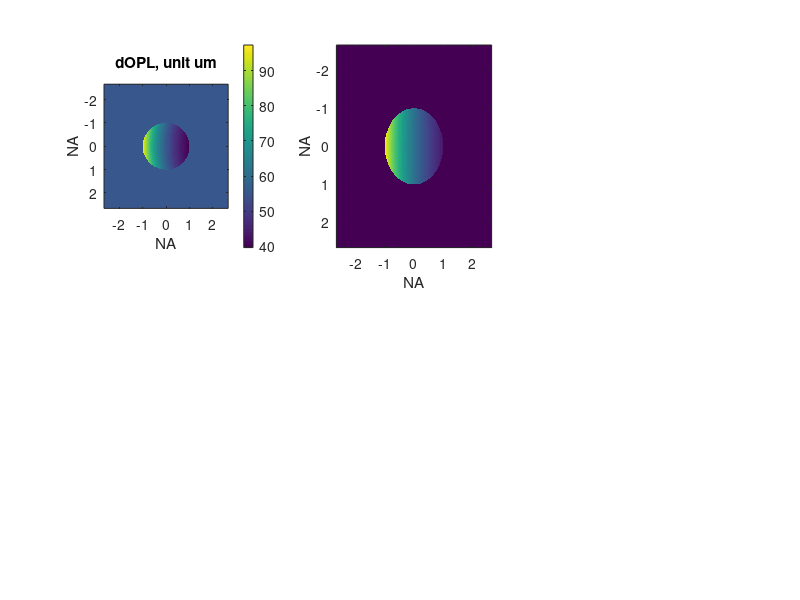

Reproduce this figure in MATLAB. (Note: this script raises an error after producing the figure.)
%% 
clear all
close all

n1 = 1.33;
n2 = 1.52;
N = 513;
NA = 1.0;
wavelength_exc = 0.515; % um
d = 170; % cover glass thickness, um
gamma = 60;
scale = 4;

cartesin_array = -(N-1)/2 : (N-1)/2 ;
[ax,ay] = meshgrid(cartesin_array,cartesin_array);

kx = ax;
ky = ay;

mask = sqrt(kx.^2+ky.^2) <= (NA/n1* ((N+1)/scale)); % set NA
kx = kx .* mask;
ky = ky .* mask;

deltaNA_pixel = scale*n1/N;
NAx = cartesin_array.*deltaNA_pixel;
NAy = NAx';

kx = kx./ ((N+1)/2);
ky = ky./ ((N+1)/2);
kz = sqrt(1-kx.^2-ky.^2);
kz = kz.*mask;

k_bound = max(max(ax))./ ((N+1)/2);
deltax = 1/(2*k_bound);
x = cartesin_array.*deltax;
y = x';
z = x;

phi = acos( sind(gamma) .* kx + cosd(gamma) .* sqrt(1-kx.^2-ky.^2) );
phi_prime = asin(n1./n2 .* sin(phi));

dOPL = n2 .* d .* 1./cos(phi_prime) - n1 .* d .* 1./(cos(phi)) + n1 .* d .* sin(phi) .* ( tan(phi) - tan(phi_prime) ) ;
dOPL_substract_piston = dOPL - (n2-n1).*d;

coeff = 1.41;
dOPL_substract_defocus = dOPL_substract_piston - coeff.*1/2.*d.*n1*(1-n1/n2).*(kx.^2+ky.^2);
dOPL_substract_defocus(mask==0) = 0;

temp = 0.1 .* dOPL_substract_defocus;
phase = temp ./ wavelength_exc * 2*pi;
pupil = exp(1i.*phase);
pupil(mask==0) = 0;

% pupil = double(mask);

PSFdet = zeros(N,N,N);
for i = -(N-1)/2 : (N-1)/2
    propagator_det = exp( 2*pi * 1i * kz * i);
    PSFdet(:,:,i+(N+1)/2) = abs( fftshift( ifft2(ifftshift(pupil.* propagator_det)) ) ).^2;
end 
PSFdet = PSFdet/max(max(max(PSFdet))); 

%%
subplot(2,3,1)
imagesc(NAx,NAy,dOPL)
xlabel("NA")
ylabel("NA")
title("dOPL, unit um")
colorbar
axis image

subplot(2,3,2)
imagesc(NAx,NAy,phase)
xlabel("NA")
ylabel("NA")
title("phase,tilt=" + num2str(gamma) + "Degree")
colorbar
axis image

subplot(2,3,3)
plot(NAx,phase((N+1)/2,:))
hold on
plot(NAy,phase(:,(N+1)/2))
hold off
xlabel("NA")
legend("x","y")
axis square

subplot(2,3,4)
imagesc(x,y,squeeze(max(PSFdet,[],3)))
title("MIP x,y plane")
xlabel("x")
ylabel("y")
colorbar
clim([0,1])
axis image

subplot(2,3,5)
imagesc(y,z,squeeze(max(PSFdet,[],2)))
title("MIP y,z plane")
xlabel("y")
ylabel("z")
colorbar
clim([0,1])
axis image

subplot(2,3,6)
imagesc(x,z,squeeze(max(PSFdet,[],1)))
title("MIP x,z plane")
xlabel("x")
ylabel("z")
colorbar
clim([0,1])
axis image

